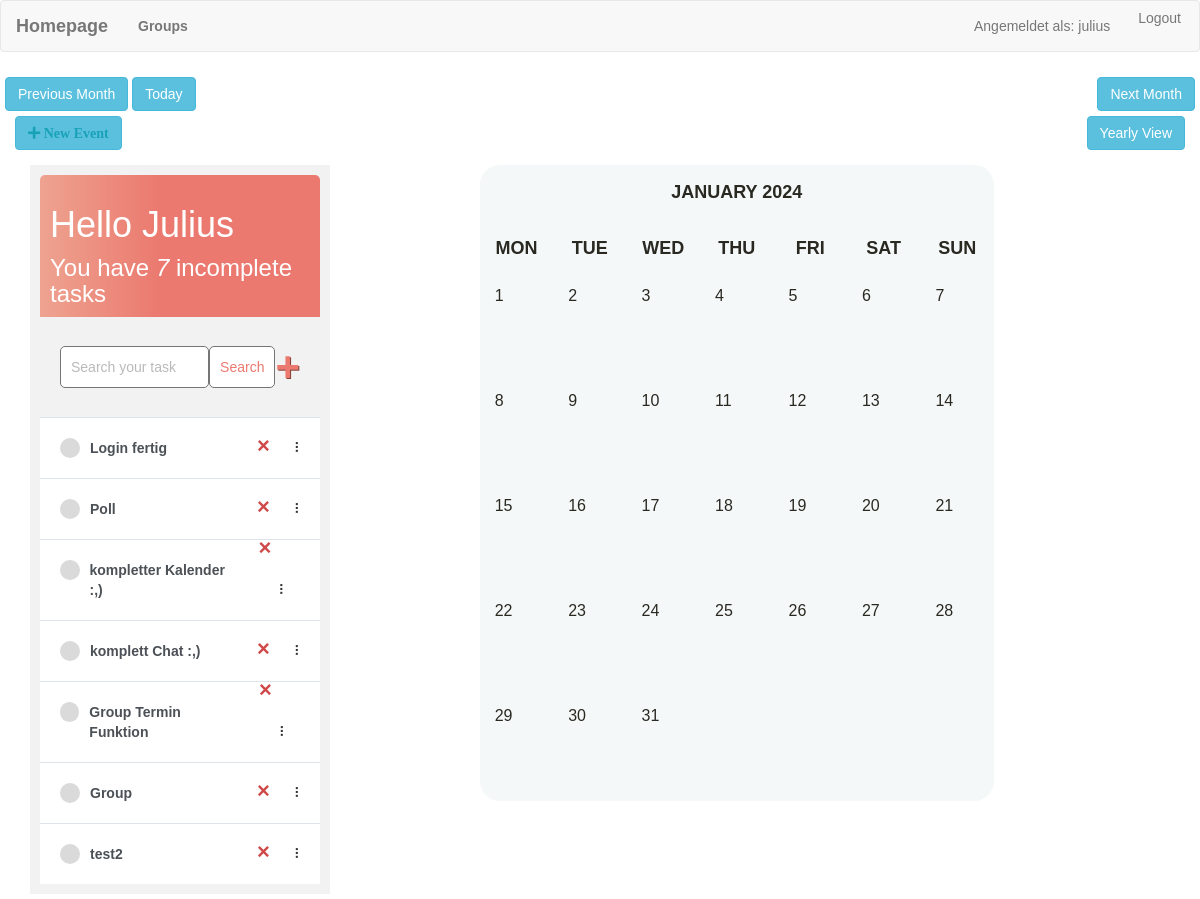
/ (signed in), run on an earlier commit of the app's database.
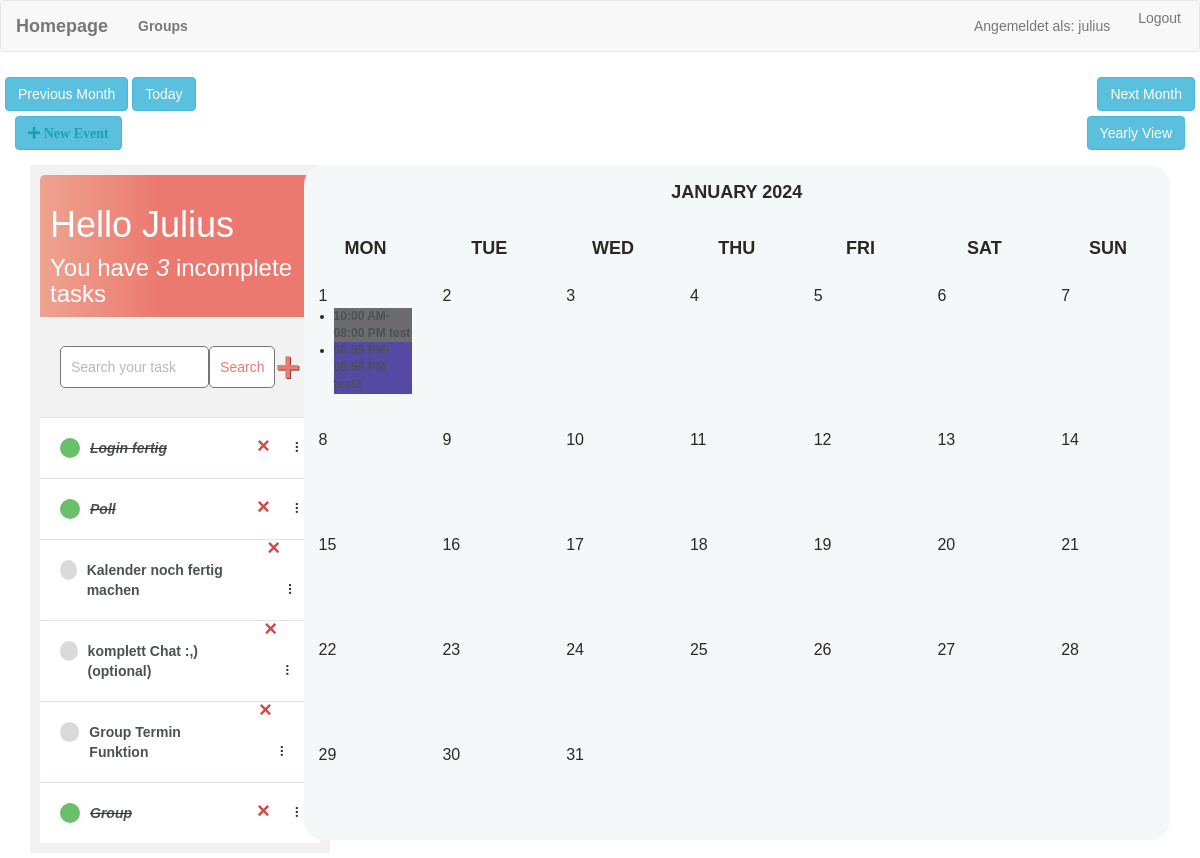
And on a later commit of the database.
### todolist/models.py (models this page shows)
class Task(models.Model):
    user = models.ForeignKey(
        User, on_delete=models.CASCADE, null=True, blank=True)
    title = models.CharField(max_length=200)
    description = models.TextField(null=True, blank=True)
    complete = models.BooleanField(default=False)
    created = models.DateTimeField(auto_now_add=True)
    def __str__(self):
        return self.title
    class Meta:
        order_with_respect_to = 'user'

### todolist/views.py (the view)
# urls.py: path('', todolist_views.CombinedView.as_view(), name='calendar'),
class CombinedView(LoginRequiredMixin, ListView, View):
    model_task = Task
    model_event = Event
    context_object_name_task = 'tasks'
    context_object_name_event = 'events'
    template_name = 'cal/calendar.html'
    def get_date(self, month):
        today = datetime.today()
        if month:
            month = int(month)
            year = today.year
            if month < 1 or month > 12:
                month = today.month
        else:
            month = today.month
            year = today.year
        return datetime(year, month, 1)
    def prev_month(self, d):
        first_day_of_month = d - timedelta(days=d.day - 1)
        prev_month = first_day_of_month - timedelta(days=1)
        return prev_month.strftime('%Y-%m')
    def next_month(self, d):
        _, days_in_month = calendar.monthrange(d.year, d.month)
        last_day_of_month = d + timedelta(days=days_in_month - d.day + 1)
        next_month = last_day_of_month + timedelta(days=1)
        return next_month.strftime('%Y-%m')
    def get(self, request, *args, **kwargs):
        tasks = self.model_task.objects.filter(user=request.user)
        count = tasks.filter(complete=False).count()
        search_input = request.GET.get('search-area') or ''
        if search_input:
            tasks = tasks.filter(title__contains=search_input)
        d = self.get_date(request.GET.get('month', None))
        cal = Calendar(d.year, d.month)
        html_cal = cal.formatmonth(withyear=True)
        context = {
            'tasks': tasks,
            'count': count,
            'search_input': search_input,
            'calendar': mark_safe(html_cal),
            'prev_month': self.prev_month(d),
            'next_month': self.next_month(d),
        }
        return render(request, self.template_name, context)

### todolist/models.py (called while the page is built)
    @property
    def get_html_url(self):
        start_time = self.start_time.strftime("%I:%M %p")
        end_time = self.end_time.strftime("%I:%M %p")
        path = reverse('event_edit', args=(self.id,))
        return f'<a href="{path}"> {start_time}-{end_time} {self.title} </a>'

### todolist/utils.py (called while the page is built)
    def formatday(self, day, events):
        events_per_day = events.filter(start_time__day=day)
        d = ''
        for event in events_per_day:
            d += f'<li style="background-color:{event.bg_color};"> {event.get_html_url} </li>'
        if day != 0:
            return f"<td><span class='date'>{day}</span><ul> {d} </ul></td>"
        return '<td></td>'

    def formatweek(self, theweek, events):
        week = ''
        for d, weekday in theweek:
            week += self.formatday(d, events)
        return f'<tr> {week} </tr>'

### templates/cal/calendar.html (shortened to what this page needs)
{% extends 'cal/base.html' %}
{% block content %}
<div class="clearfix">
    <a class="btn btn-info" id="left" href="{% url 'calendar' %}?{{ prev_month }}"> Previous Month </a>
    <form action="{% url 'calendar' %}" method="GET" id="calendar-form">
        <button type="submit" class="btn btn-info">Today</button>
    </form>
    <a class="btn btn-info right" href="{% url 'calendar' %}?{{ next_month }}"> Next Month </a>
</div>
<div class="theme-switch-wrapper">
    <a class="btn btn-info" id="add-event" data-toggle="modal" data-target="#exampleModal">
        <i class="fas fa-plus"> New Event</i>
    </a>
    <form action="{% url 'yearly_view' %}" method="GET">
        <button type="submit" class="btn btn-info">Yearly View</button>
    </form>
</div>
<div class="wrapper">
    <div class="left-col">
        {% include 'tasklistfunction.html' %}
    </div>
    <div class="right-col">
        {{ calendar }}
    </div>
</div>
{% endblock %}

### templates/tasklistfunction.html (shortened to what this page needs)
{% extends 'main.html' %}
{% block content %}
<div class="container">
    <div class="sidebar">
        <div class="header-bar">
            <div>
                <h1>Hello {{request.user|title}}</h1>
                <h3 style="margin:0">You have <i>{{count}}</i> incomplete task{{ count|pluralize:"s" }}</h3>
            </div>
        </div>
        <div id="search-add-wrapper">
            <form method="GET" style="display: flex;">
                <input type='text' name='search-area' placeholder="Search your task" value="{{search_input}}">
                <input class="button" type="submit" value='Search'>
            </form>
            {% if tasks|length > 0 %}
            <a id="add-link" href="{% url 'task-create' %}">&#x2b;</a>
            {% endif %}
        </div>
        <div id="tasklist" class="task-items-wrapper">
            {% for task in tasks %}
            <div class="task-wrapper" data-position="{{task.pk}}">
                <div class="task-title">
                    {% if task.complete %}
                    <div class="task-complete-icon"></div>
                    <i><s><a href="{% url 'task-update' task.id %}">{{task}}</a></s></i> {% else %}
                    <div class="task-incomplete-icon"></div>
                    <a href="{% url 'task-update' task.id %}">{{task}}</a> {% endif %}
                </div>
                <div class="task-controls">
                    <a class="delete-link" href="{% url 'task-delete' task.id %}">&#215;</a>
                    <span class="handle">&nbsp;&#10247;</span>
                </div>
            </div>
            {% empty %}
            <div style="text-align: center; padding-bottom: 10px; line-height: 1em;">
                <h3>No new tasks are created.</h3>
                <h3>Create a <a style="text-decoration: none; color: #e53935;" href="{% url 'task-create' %}">New task</a> ! </h3>
            </div>
            {% endfor %}
        </div>
    </div>
</div>
{% endblock %}

What changed in the data, as far as the page shows it:
removed Task: title "test2"
changed Task "Login fertig": complete False → True (drawn)
changed Task "Poll": complete False → True (drawn)
changed Task: title "kompletter Kalender :,)" → "Kalender noch fertig machen"
changed Task: title "komplett Chat :,)" → "komplett Chat :,) (optional)"
changed Task "Group": complete False → True (drawn)
Also different on the page:
{{ count }}: "7" → "3"
{{ calendar }}: "JANUARY 2024 MON TUE WED THU FRI SAT SUN 1 2 3 4 5 6 7 8 9 10 11 12 13 14 15 16 17 18 19 20 21 22 23 24 25 26 27 28 29 30 31" → "…FRI SAT SUN 1 10:00 AM-08:00 PM test 08:59 PM-08:59 PM test2 2 3 4 5…"
